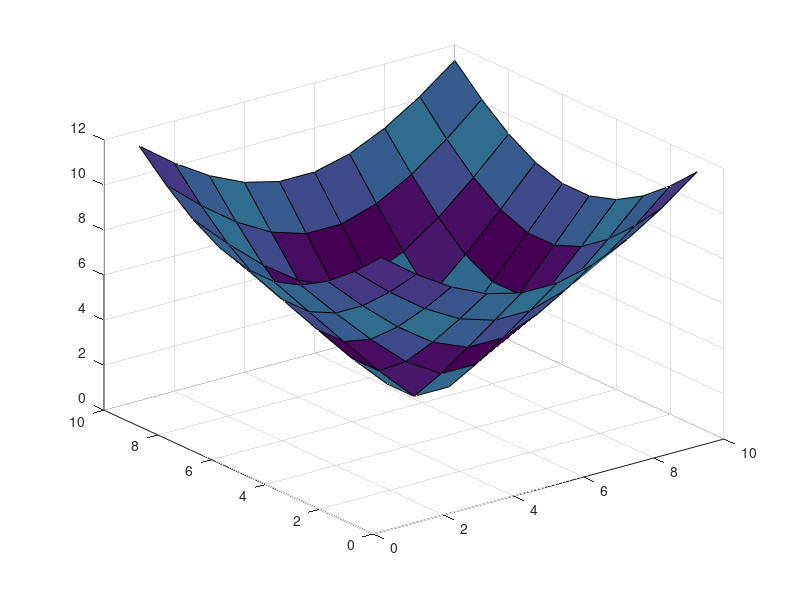

Here is the MATLAB script that generated this plot:
a = b = linspace (-8, 8, 10)';
[xx, yy] = meshgrid (a, b);
c = sqrt (xx .^ 2 + yy .^ 2) + eps;
d = sin (c) ./ c;
surf (c,d);